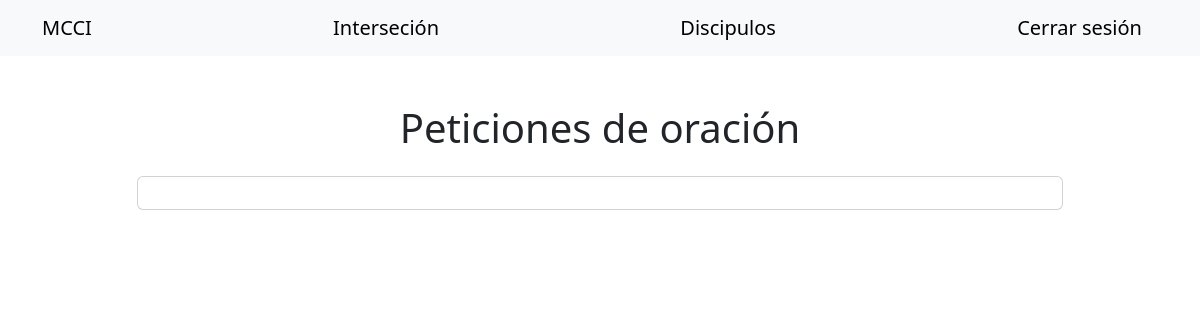
The app's page /intersecion (signed in), older data.
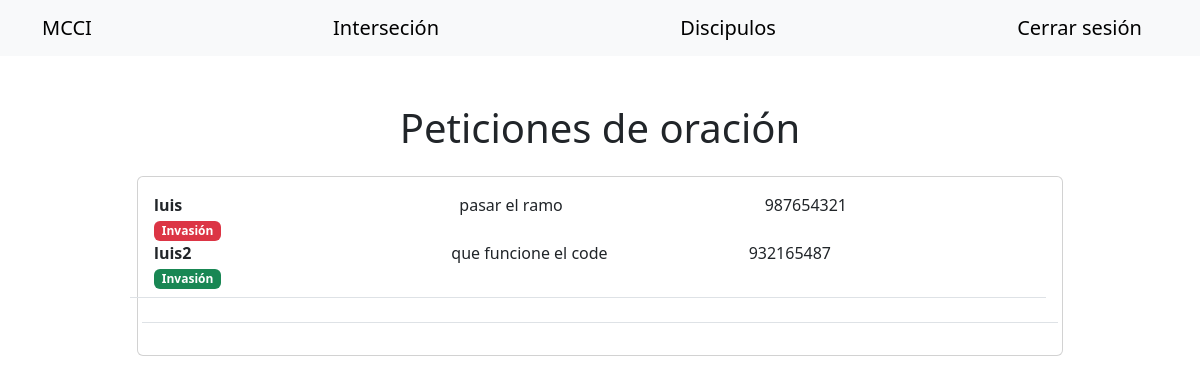
The same page, newer data.
### app/models.py (models this page shows)
class Peticiones(db.Model):
    __tablename__ = 'peticiones'
    id = db.Column(db.Integer, primary_key=True)
    nombre = db.Column(db.String(100), nullable=False)
    telefono = db.Column(db.String(15), nullable=False)
    peticion = db.Column(db.String(500), nullable=False)
    invasion = db.Column(db.Integer, default=0)

### app/routes.py (the view)
@bp.route('/intersecion')
@login_required
def intersecion():
    peticiones = Peticiones.query.all()
    return render_template('intersecion.html', peticiones=peticiones)

### app/__init__.py (called while the page is built)
def create_app():
    app = Flask(__name__)
    app.config.from_object(Config)
    db.init_app(app)
    migrate.init_app(app, db)
    login_manager.init_app(app)
    login_manager.login_view = 'login'
    with app.app_context():
        from . import models
        @login_manager.user_loader
        def load_user(user_id):
            from .models import User
            return User.query.get(int(user_id))
    from .routes import bp
    app.register_blueprint(bp)
    return app

### app/templates/intersecion.html
{% extends "base.html" %}
{% set navbar=true %}
{% block content %}
<div class="container my-5">
    <div class="row justify-content-center">
        <div class="col-md-10">
            <div class="d-flex justify-content-between align-items-center mb-3">
                <h1 class="text-center w-100">Peticiones de oración</h1>
            </div>
            <div class="card">
                <div class="card-body">
                    {% for peticion in peticiones %}
                    <div class="row mb-3 border-bottom pb-2">
                        <div class="col-md-4">
                            <strong>{{ peticion.nombre }}</strong>
                        </div>
                        <div class="col-md-4">
                            {{ peticion.peticion }}
                        </div>
                        <div class="col-md-4">
                            {{ peticion.telefono}}
                        </div>
                        {% if peticion.invasion == 1 %}
                            <div class="col-md-4">
                                <span class="badge bg-success">Invasión</span>
                            </div>
                        {% else %}
                            <div class="col-md-4">
                                <span class="badge bg-danger">Invasión</span>
                            </div>
                        {% endif %}
                    {% endfor %}
                    </div>
                </div>
            </div>
        </div>
    </div>
</div>
{% endblock content %}

### app/templates/base.html (shortened to what this page needs)
<!DOCTYPE html>
<html lang="en">
<head>
    <link href="https://cdn.jsdelivr.net/npm/bootstrap@5.3.3/dist/css/bootstrap.min.css" rel="stylesheet"
>
</head>
<body class="m-0">
    {% if navbar %}
    <nav class="navbar navbar-expand-lg navbar-light bg-light ">
        <div class="container">
            <a class="navbar-brand" href="/">MCCI</a>
            {% if current_user.is_authenticated %}
            <a class="navbar-brand" href="{{ url_for('main.intersecion') }}">Interseción</a>
            <a class="navbar-brand" href="{{ url_for('main.listado') }}">Discipulos</a>
            <a class="navbar-brand" href="{{ url_for('main.logout') }}">Cerrar sesión</a>
            {% endif %}
        </div>
    </nav>
    {% endif %}
    {% block content %}
    {% endblock content %}
</body>
</html>

Row changes from the older to the newer data that the page shows:
added Peticiones: nombre "luis", peticion "pasar el ramo", telefono "987654321", invasion "Invasión"
added Peticiones: nombre "luis2", peticion "que funcione el code", telefono "932165487", invasion "Invasión"
